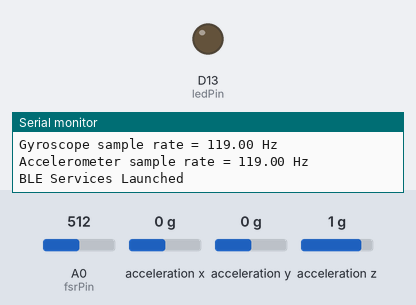
This sketch was run on a simulated Arduino Nano 33 IoT. Parts: output pins drawn as LEDs (lit = HIGH), the last lines printed to the serial monitor. Inputs (shaded band) come from the test bench; at power-on: A0 (fsrPin) = 512, acceleration x 0 g, acceleration y 0 g, acceleration z 1 g. Nothing arrives over Bluetooth unless stated; a phone connects over Bluetooth LE 3 s after start.

Above: at 0.1 s.
At 3.1 s:
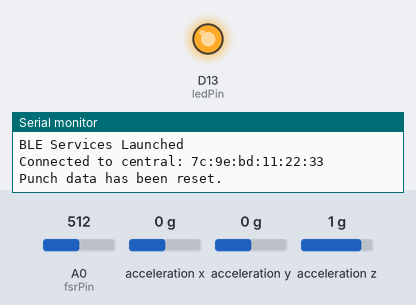
Timing chart, 0 to 4.6 s (numbered marks = the images above):
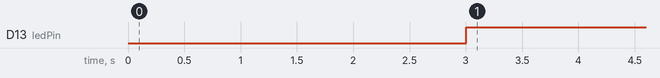

Measured:
- by itself, D13 (ledPin): LOW → HIGH at 3.0 s

The sketch:

strike_stats_arduino.ino
```cpp
#include <ArduinoBLE.h>
#include <Arduino_LSM6DS3.h>

#define IMU_SERVICE_UUID "119"
#define SPEED_CHARACTERISTIC_UUID   "77777777-7777-7777-7777-a77777777777"
#define FORCE_CHARACTERISTIC_UUID   "77777777-7777-7777-7777-b77777777777"

#define MOTION_ACCEL_THRESHOLD 8
#define FORCE_CLEANSE_THRESHOLD 5
#define ACCEL_CLEANSE_THRESHOLD 0.9
#define MOTION_SUSTAIN 500

#define G_VALUE 9.80665
#define AX_INCR 5
#define AY_INCR 0.8
#define AZ_INCR 0.3

// Analog Input for Force Sensitive Resistor
const int fsrPin = A0;          // FSR connected to A0 pin
const float V_in = 5.0;         // Input voltage
const float R_M = 10000.0;      // fixed resistor = 10k Ohm

enum State {
  STATIC,
  MOTION
};

State currentState = STATIC;
State previousState = STATIC;

float currentMaxSpeed = 0.0;
float currentMaxForce = 0.0;
float ax, ay, az, gx, gy, gz, az_raw, vx, vy, vz;

BLEService imuService(IMU_SERVICE_UUID);
BLEFloatCharacteristic speedCharacteristic(SPEED_CHARACTERISTIC_UUID, BLERead | BLENotify);
BLEFloatCharacteristic forceCharacteristic(FORCE_CHARACTERISTIC_UUID, BLERead | BLENotify);

const int ledPin = LED_BUILTIN;
bool send_flag = false;

void sendData();
void resetPunch();

void setup() {
  Serial.begin(9600);
  // while (!Serial);

  pinMode(ledPin, OUTPUT);
  digitalWrite(ledPin, LOW);

  if (!IMU.begin()) {
    Serial.println("Failed to initialize IMU!");
    while (1);
  }

  Serial.print("Gyroscope sample rate = ");
  Serial.print(IMU.gyroscopeSampleRate());
  Serial.println(" Hz");
  Serial.print("Accelerometer sample rate = ");
  Serial.print(IMU.accelerationSampleRate());
  Serial.println(" Hz");

  if (!BLE.begin()) {
    Serial.println("Starting BLE failed!");
    while (1);
  }

  BLE.setLocalName("Smart Boxing Gloves");
  BLE.setAdvertisedService(imuService);

  imuService.addCharacteristic(speedCharacteristic);
  imuService.addCharacteristic(forceCharacteristic);

  BLE.addService(imuService);

  speedCharacteristic.writeValue(0.0f);
  forceCharacteristic.writeValue(0.0f);

  BLE.advertise();

  Serial.println("BLE Services Launched");
}

void loop() {
  BLEDevice central = BLE.central();

  if (central) {
    Serial.print("Connected to central: ");
    Serial.println(central.address());
    digitalWrite(ledPin, HIGH);

    resetPunch();
    unsigned long startTime = millis(), endTime, motion_start_time;

    while (central.connected()) {
      int sensorValue = analogRead(fsrPin);
      float V_out = (sensorValue * V_in) / 1023.0;
      float R_FSR = R_M * (V_in - V_out) / V_out;
      float force = 196.4092 * V_out * V_out;

      if (IMU.accelerationAvailable() && IMU.gyroscopeAvailable()) {
        IMU.readAcceleration(ax, ay, az_raw);
      }

      // remove az shift
      az = az_raw - 1.f;

      if (ax < ACCEL_CLEANSE_THRESHOLD)
        ax = 0;
      if (ay < ACCEL_CLEANSE_THRESHOLD)
        ay = 0;
      if (az < ACCEL_CLEANSE_THRESHOLD)
        az = 0;

      ax = AX_INCR * ax;
      ay = AY_INCR * ay;
      az = AZ_INCR * az;


      // Serial.print("IMU: ax=");
      // Serial.print(ax);
      // Serial.print(", ay=");
      // Serial.print(ay);
      // Serial.print(", az=");
      // Serial.println(az);


      // Cleanse Data
      if (force < FORCE_CLEANSE_THRESHOLD)
        force = 0;

      float accelMagnitude = sqrt(ax * ax + ay * ay + az * az);

      // Detect punch
      if (accelMagnitude > MOTION_ACCEL_THRESHOLD) {
        currentState = MOTION;
        if (previousState == STATIC) {
          Serial.println("Punch detected!");
          currentMaxSpeed = 0.0;
          currentMaxForce = 0.0;
          vx = 0.0f;
          vy = 0.0f;
          vz = 0.0f;
        }
      } else {
        currentState = STATIC;
      }
      delay(10);
      endTime = millis();

      float time_delay = (float)((endTime - startTime) / 1000.f);

      startTime = millis();

      if (currentState == MOTION) {
        motion_start_time = millis();
        send_flag = false;

        vx += ax * time_delay * G_VALUE;
        vy += ay * time_delay * G_VALUE;
        vz += az * time_delay * G_VALUE;

        float speed = sqrt(vx * vx + vy * vy + vz * vz);
        if (speed > currentMaxSpeed) {
          currentMaxSpeed = speed;
        }

        if (force > currentMaxForce) {
          currentMaxForce = force;
        }

        Serial.print("Speed: ");
        Serial.print(speed);
        Serial.print(" m/s, Force: ");
        Serial.print(force);
        Serial.println(" N");
      }

      // End of one punch
      if (currentState == STATIC && previousState == MOTION) {
        send_flag = true;
      }

      // Avoid sending multiple packages within one punch
      if (send_flag && millis() - motion_start_time >= MOTION_SUSTAIN) {
        Serial.print("Punch Info: ");
        Serial.print("Max Speed: ");
        Serial.print(currentMaxSpeed);
        Serial.print(" m/s, Max Force: ");
        Serial.print(currentMaxForce);
        Serial.println(" N");

        sendData();
        send_flag = false;

        currentMaxSpeed = 0.0;
        currentMaxForce = 0.0;
      }


      previousState = currentState;
    }

    Serial.print("Disconnected from central: ");
    Serial.println(central.address());
    digitalWrite(ledPin, LOW);
  }
}

void sendData() {
  speedCharacteristic.writeValue(currentMaxSpeed);
  forceCharacteristic.writeValue(currentMaxForce);
}

void resetPunch() {
  currentMaxSpeed = 0.0;
  currentMaxForce = 0.0;

  Serial.println("Punch data has been reset.");
}
```
